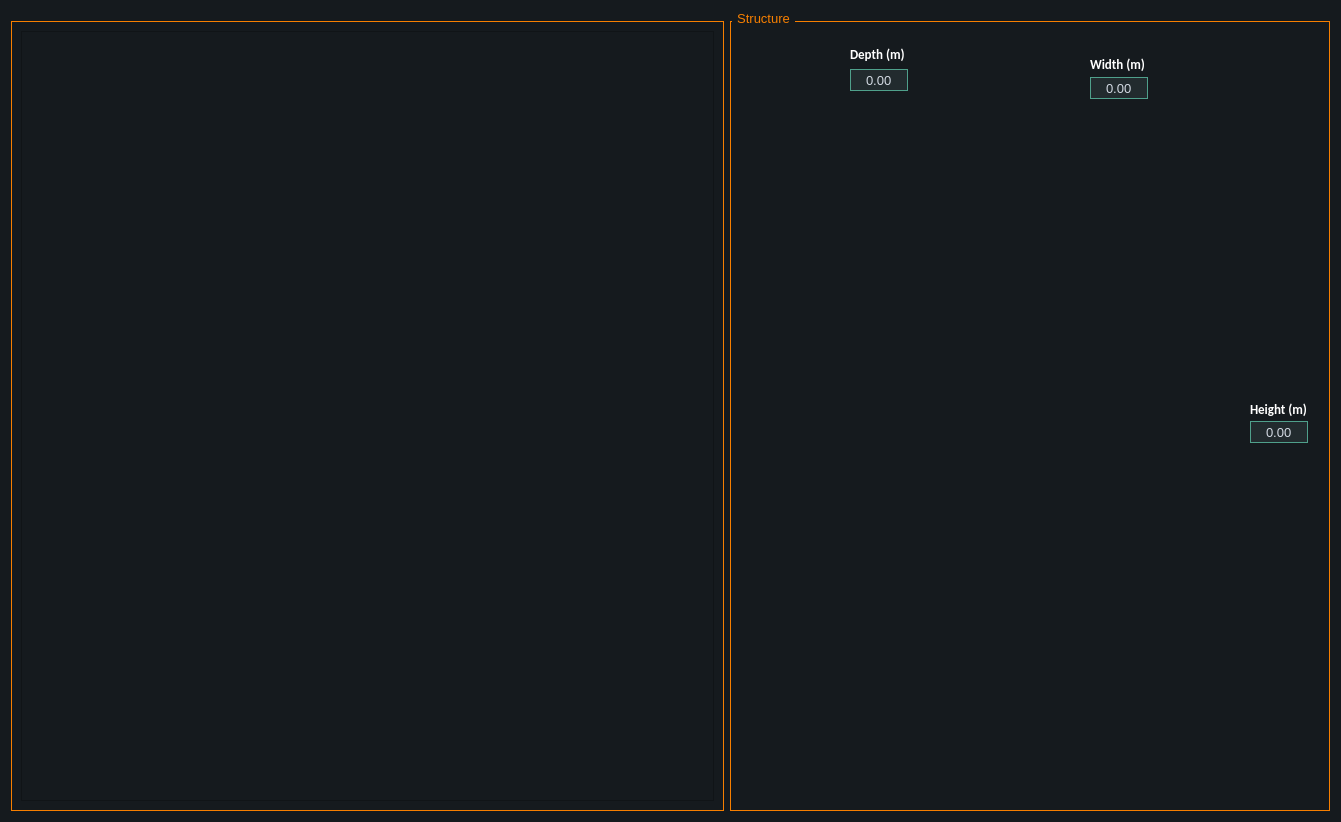
<?xml version="1.0" encoding="UTF-8"?>
<ui version="4.0">
 <class>Form</class>
 <widget class="QWidget" name="Form">
  <property name="geometry">
   <rect>
    <x>0</x>
    <y>0</y>
    <width>1341</width>
    <height>819</height>
   </rect>
  </property>
  <property name="windowTitle">
   <string>MainWindow</string>
  </property>
  <property name="styleSheet">
   <string notr="true">QMainWindow , QWidget {
	font-size: 10pt;
	font-family: &quot;Segoe UI&quot;;
	background-color:#151a1e;
}

QCalendar {
	font-size: 10pt;
	font-family: &quot;Segoe UI&quot;;
	background-color: #151a1e;
}

QTextEdit {
	font-size: 10pt;
	font-family: &quot;Segoe UI&quot;;
	border-width: 1px;
	border-style: solid;
	border-color: #4fa08b;
	background-color: #222b2e;
	color: #d3dae3;
}

QPlainTextEdit {
	font-size: 10pt;
	font-family: &quot;Segoe UI&quot;;
	border-width: 1px;
	border-style: solid;
	border-color: #4fa08b;
	background-color: #222b2e;
	color: #d3dae3;
}

QToolButton {
	font-size: 10pt;
	font-family: &quot;Segoe UI&quot;;
	border-style: solid;
	border-top-color: qlineargradient(spread:pad, x1:0.5, y1:1, x2:0.5, y2:0, stop:0 rgb(215, 215, 215), stop:1 rgb(222, 222, 222));
	border-right-color: qlineargradient(spread:pad, x1:0, y1:0.5, x2:1, y2:0.5, stop:0 rgb(217, 217, 217), stop:1 rgb(227, 227, 227));
	border-left-color: qlineargradient(spread:pad, x1:0, y1:0.5, x2:1, y2:0.5, stop:0 rgb(227, 227, 227), stop:1 rgb(217, 217, 217));
	border-bottom-color: qlineargradient(spread:pad, x1:0.5, y1:1, x2:0.5, y2:0, stop:0 rgb(215, 215, 215), stop:1 rgb(222, 222, 222));
	border-width: 1px;
	border-radius: 5px;
	color: #d3dae3;
	padding: 2px;
	background-color: rgb(255,255,255);
}

QToolButton:hover {
	font-size: 10pt;
	font-family: &quot;Segoe UI&quot;;
	border-style: solid;
	border-top-color: qlineargradient(spread:pad, x1:0.5, y1:1, x2:0.5, y2:0, stop:0 rgb(195, 195, 195), stop:1 rgb(222, 222, 222));
	border-right-color: qlineargradient(spread:pad, x1:0, y1:0.5, x2:1, y2:0.5, stop:0 rgb(197, 197, 197), stop:1 rgb(227, 227, 227));
	border-left-color: qlineargradient(spread:pad, x1:0, y1:0.5, x2:1, y2:0.5, stop:0 rgb(227, 227, 227), stop:1 rgb(197, 197, 197));
	border-bottom-color: qlineargradient(spread:pad, x1:0.5, y1:1, x2:0.5, y2:0, stop:0 rgb(195, 195, 195), stop:1 rgb(222, 222, 222));
	border-width: 1px;
	border-radius: 5px;
	color: rgb(0,0,0);
	padding: 2px;
	background-color: rgb(255,255,255);
}

QToolButton:pressed {
	font-size: 10pt;
	font-family: &quot;Segoe UI&quot;;
	border-style: solid;
	border-top-color: qlineargradient(spread:pad, x1:0.5, y1:1, x2:0.5, y2:0, stop:0 rgb(215, 215, 215), stop:1 rgb(222, 222, 222));
	border-right-color: qlineargradient(spread:pad, x1:0, y1:0.5, x2:1, y2:0.5, stop:0 rgb(217, 217, 217), stop:1 rgb(227, 227, 227));
	border-left-color: qlineargradient(spread:pad, x1:0, y1:0.5, x2:1, y2:0.5, stop:0 rgb(227, 227, 227), stop:1 rgb(217, 217, 217));
	border-bottom-color: qlineargradient(spread:pad, x1:0.5, y1:1, x2:0.5, y2:0, stop:0 rgb(215, 215, 215), stop:1 rgb(222, 222, 222));
	border-width: 1px;
	border-radius: 5px;
	color: rgb(0,0,0);
	padding: 2px;
	background-color: rgb(142,142,142);
}

QPushButton {
	font-size: 10pt;
	font-family: &quot;Segoe UI&quot;;
	border-style: solid;
	border-color: #050a0e;
	border-width: 1px;
	border-radius: 5px;
	color: #d3dae3;
	padding: 2px;
	background-color: #F77F00;
}

QPushButton::default {
	font-size: 10pt;
	font-family: &quot;Segoe UI&quot;;
	border-style: solid;
	border-color: #050a0e;
	border-width: 1px;
	border-radius: 5px;
	color: #FFFFFF;
	padding: 2px;
	background-color: #151a1e;;
}

QPushButton:hover {
	font-size: 10pt;
	font-family: &quot;Segoe UI&quot;;
	border-style: solid;
	border-color: #050a0e;
	border-width: 1px;
	border-radius: 5px;
	color: #d3dae3;
	padding: 2px;
	background-color: #1c1f1f;
}

QPushButton:pressed {
	font-size: 10pt;
	font-family: &quot;Segoe UI&quot;;
	border-style: solid;
	border-color: #050a0e;
	border-width: 1px;
	border-radius: 5px;
	color: #d3dae3;
	padding: 2px;
	background-color: #2c2f2f;
}

QPushButton:disabled {
	font-size: 10pt;
	font-family: &quot;Segoe UI&quot;;
	border-style: solid;
	border-top-color: qlineargradient(spread:pad, x1:0.5, y1:1, x2:0.5, y2:0, stop:0 rgb(215, 215, 215), stop:1 rgb(222, 222, 222));
	border-right-color: qlineargradient(spread:pad, x1:0, y1:0.5, x2:1, y2:0.5, stop:0 rgb(217, 217, 217), stop:1 rgb(227, 227, 227));
	border-left-color: qlineargradient(spread:pad, x1:0, y1:0.5, x2:1, y2:0.5, stop:0 rgb(227, 227, 227), stop:1 rgb(217, 217, 217));
	border-bottom-color: qlineargradient(spread:pad, x1:0.5, y1:1, x2:0.5, y2:0, stop:0 rgb(215, 215, 215), stop:1 rgb(222, 222, 222));
	border-width: 1px;
	border-radius: 5px;
	color: #808086;
	padding: 2px;
	background-color: rgb(142,142,142);
}

QLineEdit {
	font-size: 10pt;
	font-family: &quot;Segoe UI&quot;;
	border-width: 1px;
	border-style: solid;
	border-color: #4fa08b;
	background-color: #222b2e;
	color: #d3dae3;
}

QLineEdit:disabled {
	font-size: 10pt;
	font-family: &quot;Segoe UI&quot;;
	border-width: 1px;
	border-style: solid;
	border-color: #4fa08b;
    background-color: #151a1e;
    color: #151a1e;
}

QLCDNumber {
	font-size: 10pt;
	font-family: &quot;Segoe UI&quot;;
	color: #4d9b87;
}

QProgressBar {
	font-size: 10pt;
	font-family: &quot;Segoe UI&quot;;
	text-align: center;
	color: #d3dae3;
	border-radius: 10px;
	border-color: transparent;
	border-style: solid;
	background-color: #52595d;
}

QProgressBar::chunk {
	font-size: 10pt;
	font-family: &quot;Segoe UI&quot;;
	background-color: #214037	;
	border-radius: 10px;
}

QMenuBar {
	font-size: 10pt;
	font-family: &quot;Segoe UI&quot;;
	background-color: #151a1e;
}

QMenuBar::item {
	font-size: 10pt;
	font-family: &quot;Segoe UI&quot;;
	color: #d3dae3;
  	spacing: 3px;
  	padding: 1px 4px;
	background-color: #151a1e;
}

QMenuBar::item:selected {
	font-size: 10pt;
	font-family: &quot;Segoe UI&quot;;
	background-color: #252a2e;
	color: #FFFFFF;
}

QMenu {
	font-size: 10pt;
	font-family: &quot;Segoe UI&quot;;
	background-color: #151a1e;
}

QMenu::item:selected {
	font-size: 10pt;
	font-family: &quot;Segoe UI&quot;;
	background-color: #252a2e;
	color: #FFFFFF;
}

QMenu::item {
	font-size: 10pt;
	font-family: &quot;Segoe UI&quot;;
	color: #d3dae3;
	background-color: #151a1e;
}

QTabBar::tab:first {
	font-size: 10pt;
	font-family: &quot;Segoe UI&quot;;
	border-style: solid;
	border-left-width:1px;
	border-right-width:0px;
	border-top-width:1px;
	border-bottom-width:0px;
	border-top-color: #050a0e;
	border-left-color: #050a0e;
	border-bottom-color: #050a0e;
	border-top-left-radius: 4px;
	color: #d3dae3;
	padding: 3px;
	margin-left:0px;
	background-color: #151a1e;
}

QTabBar::tab:last {
	font-size: 10pt;
	font-family: &quot;Segoe UI&quot;;
	border-style: solid;
	border-top-width:1px;
	border-left-width:1px;
	border-right-width:1px;
	border-bottom-width:0px;
	border-color: #050a0e;
	border-top-right-radius: 4px;
	color: #d3dae3;
	padding: 3px;
	margin-left:0px;
	background-color: #151a1e;
}

QTabBar::tab {
	font-size: 10pt;
	font-family: &quot;Segoe UI&quot;;
	border-style: solid;
	border-top-width:1px;
	border-bottom-width:0px;
	border-left-width:1px;
	border-top-color: #050a0e;
	border-left-color: #050a0e;
	border-bottom-color: #050a0e;
	color: #d3dae3;
	padding: 3px;
	margin-left:0px;
	background-color: #151a1e;
}


QTabBar::tab:selected, QTabBar::tab:last:selected, QTabBar::tab:hover {
	font-size: 10pt;
	font-family: &quot;Segoe UI&quot;;
	border-style: solid;
  	border-left-width:1px;
	border-bottom-width:0px;
	border-right-color: transparent;
	border-top-color: #050a0e;
	border-left-color: #050a0e;
	border-bottom-color: #050a0e;
	color: #FFFFFF;
	padding: 3px;
	margin-left:0px;
    background-color: #F77F00;
}

QTabBar::tab:selected, QTabBar::tab:first:selected, QTabBar::tab:hover {
	font-size: 10pt;
	font-family: &quot;Segoe UI&quot;;
	border-style: solid;
  	border-left-width:1px;
  	border-bottom-width:0px;
  	border-top-width:1px;
	border-right-color: transparent;
	border-top-color: #050a0e;
	border-left-color: #050a0e;
	border-bottom-color: #050a0e;
	color: #FFFFFF;
	padding: 3px;
	margin-left:0px;
    background-color: #F77F00;
}

QCheckBox {
	font-size: 10pt;
	font-family: &quot;Segoe UI&quot;;
	color: #d3dae3;
	padding: 2px;
}

QCheckBox:disabled {
	font-size: 10pt;
	font-family: &quot;Segoe UI&quot;;
	color: #808086;
	padding: 2px;
}

QCheckBox:hover {
	font-size: 10pt;
	font-family: &quot;Segoe UI&quot;;
	border-radius:4px;
	border-style:solid;
	padding-left: 1px;
	padding-right: 1px;
	padding-bottom: 1px;
	padding-top: 1px;
	border-width:1px;
	border-color: transparent;
}

QCheckBox::indicator:checked {
	font-size: 10pt;
	font-family: &quot;Segoe UI&quot;;
	height: 10px;
	width: 10px;
	border-style:solid;
	border-width: 1px;
	border-color: #4fa08b;
	color: #000000;
	background-color: qradialgradient(cx:0.4, cy:0.4, radius: 1.5,fx:0, fy:0, stop:0 #1e282c, stop:0.3 #1e282c, stop:0.4 #4fa08b, stop:0.5 #1e282c, stop:1 #1e282c);
}

QCheckBox::indicator:unchecked {
	font-size: 10pt;
	font-family: &quot;Segoe UI&quot;;
	height: 10px;
	width: 10px;
	border-style:solid;
	border-width: 1px;
	border-color: #4fa08b;
	color: #000000;
}

QRadioButton {
	font-size: 10pt;
	font-family: &quot;Segoe UI&quot;;
	color: #d3dae3;
	padding: 1px;
}

QRadioButton::indicator:checked {
	font-size: 10pt;
	font-family: &quot;Segoe UI&quot;;
	height: 10px;
	width: 10px;
	border-style:solid;
	border-radius:5px;
	border-width: 1px;
	border-color: #4fa08b;
	color: #a9b7c6;
	background-color: qradialgradient(cx:0.5, cy:0.5, radius:0.4,fx:0.5, fy:0.5, stop:0 #4fa08b, stop:1 #1e282c);
}

QRadioButton::indicator:!checked {
	font-size: 10pt;
	font-family: &quot;Segoe UI&quot;;
	height: 10px;
	width: 10px;
	border-style:solid;
	border-radius:5px;
	border-width: 1px;
	border-color: #4fa08b;
	color: #a9b7c6;
	background-color: transparent;
}

QStatusBar {
	font-size: 10pt;
	font-family: &quot;Segoe UI&quot;;
	color:#027f7f;
}

QSpinBox {
	font-size: 10pt;
	font-family: &quot;Segoe UI&quot;;
	color: #d3dae3;
	background-color: #222b2e;
	border-width: 1px;
	border-style: solid;
	border-color: #4fa08b;
}

QSpinBox:disabled {
	font-size: 10pt;
	font-family: &quot;Segoe UI&quot;;
	background-color: #151a1e;
    color: #151a1e;
}

QDoubleSpinBox {
	font-size: 10pt;
	font-family: &quot;Segoe UI&quot;;
	color: #d3dae3;
	background-color: #222b2e;
	border-width: 1px;
	border-style: solid;
	border-color: #4fa08b;
}

QTimeEdit {
	font-size: 10pt;
	font-family: &quot;Segoe UI&quot;;
	color: #d3dae3;
	background-color: #222b2e;
	border-width: 1px;
	border-style: solid;
	border-color: #4fa08b;
}

QDateTimeEdit {
	font-size: 10pt;
	font-family: &quot;Segoe UI&quot;;
	color: #d3dae3;
	background-color: #222b2e;
	border-width: 1px;
	border-style: solid;
	border-color: #4fa08b;
}

QDateEdit {
	font-size: 10pt;
	font-family: &quot;Segoe UI&quot;;
	color: #d3dae3;
	background-color: #222b2e;
	border-width: 1px;
	border-style: solid;
	border-color: #4fa08b;
}

QFontComboBox {
	font-size: 10pt;
	font-family: &quot;Segoe UI&quot;;
	color: #d3dae3;
	background-color: #222b2e;
	border-width: 1px;
	border-style: solid;
	border-color: #4fa08b;
}

QComboBox {
	font-size: 10pt;
	font-family: &quot;Segoe UI&quot;;
	color: #d3dae3;
	background-color: #222b2e;
	border-width: 1px;
	border-style: solid;
	border-color: #4fa08b;
}

QComboBox QAbstractItemView {
	font-size: 10pt;
	font-family: &quot;Segoe UI&quot;;
	background-color: #222b2e;
	color: #d3dae3;
	selection-background-color: #007acc;
}

QDial {
	font-size: 10pt;
	font-family: &quot;Segoe UI&quot;;
	background: #16a085;
}

QToolBox {
	font-size: 10pt;
	font-family: &quot;Segoe UI&quot;;
	color: #a9b7c6;
	background-color: #222b2e;
}

QToolBox::tab {
	font-size: 10pt;
	font-family: &quot;Segoe UI&quot;;
	color: #a9b7c6;
	background-color:#222b2e;
}

QToolBox::tab:selected {
	font-size: 10pt;
	font-family: &quot;Segoe UI&quot;;
	color: #FFFFFF;
	background-color:#222b2e;
}

QSlider::groove:horizontal {
	font-size: 10pt;
	font-family: &quot;Segoe UI&quot;;
	height: 5px;
	background-color: #52595d;
}

QSlider::groove:vertical {
	font-size: 10pt;
	font-family: &quot;Segoe UI&quot;;
	width: 5px;
	background-color: #52595d;
}

QSlider::handle:horizontal {
	font-size: 10pt;
	font-family: &quot;Segoe UI&quot;;
	background: #1a2224;
	border-style: solid;
	border-width: 1px;
	border-color: rgb(207,207,207);
	width: 12px;
	margin: -5px 0;
	border-radius: 7px;
}

QSlider::handle:vertical {
	font-size: 10pt;
	font-family: &quot;Segoe UI&quot;;
	background: #1a2224;
	border-style: solid;
	border-width: 1px;
	border-color: rgb(207,207,207);
	height: 12px;
	margin: 0 -5px;
	border-radius: 7px;
}

QSlider::add-page:horizontal {
	font-size: 10pt;
	font-family: &quot;Segoe UI&quot;;
	background: #52595d;
}

QSlider::add-page:vertical {
	font-size: 10pt;
	font-family: &quot;Segoe UI&quot;;
	background: #52595d;
}

QSlider::sub-page:horizontal {
	font-size: 10pt;
	font-family: &quot;Segoe UI&quot;;
	background-color: #15433a;
}

QSlider::sub-page:vertical {
	font-size: 10pt;
	font-family: &quot;Segoe UI&quot;;
	background-color: #15433a;
}

QScrollBar:horizontal {
	font-size: 10pt;
	font-family: &quot;Segoe UI&quot;;
	max-height: 10px;
	border: 1px transparent grey;
	margin: 0px 20px 0px 20px;
	background: transparent;
}

QScrollBar:vertical {
	font-size: 10pt;
	font-family: &quot;Segoe UI&quot;;
	max-width: 10px;
	border: 1px transparent grey;
	margin: 20px 0px 20px 0px;
	background: transparent;
}

QScrollBar::handle:horizontal {
	font-size: 10pt;
	font-family: &quot;Segoe UI&quot;;
	background: #52595d;
	border-style: transparent;
	border-radius: 4px;
	min-width: 25px;
}

QScrollBar::handle:horizontal:hover {
	font-size: 10pt;
	font-family: &quot;Segoe UI&quot;;
	background: #58a492;
	border-style: transparent;
	border-radius: 4px;
	min-width: 25px;
}

QScrollBar::handle:vertical {
	font-size: 10pt;
	font-family: &quot;Segoe UI&quot;;
	background: #52595d;
	border-style: transparent;
	border-radius: 4px;
	min-height: 25px;
}

QScrollBar::handle:vertical:hover {
	font-size: 10pt;
	font-family: &quot;Segoe UI&quot;;
	background: #58a492;
	border-style: transparent;
	border-radius: 4px;
	min-height: 25px;
}

QScrollBar::add-line:horizontal {
	font-size: 10pt;
	font-family: &quot;Segoe UI&quot;;
	border: 2px transparent grey;
   border-top-right-radius: 4px;
   border-bottom-right-radius: 4px;
   background: #15433a;
   width: 20px;
   subcontrol-position: right;
   subcontrol-origin: margin;
}

QScrollBar::add-line:horizontal:pressed {
	font-size: 10pt;
	font-family: &quot;Segoe UI&quot;;
	border: 2px transparent grey;
   border-top-right-radius: 4px;
   border-bottom-right-radius: 4px;
   background: rgb(181,181,181);
   width: 20px;
   subcontrol-position: right;
   subcontrol-origin: margin;
}

QScrollBar::add-line:vertical {
	font-size: 10pt;
	font-family: &quot;Segoe UI&quot;;
	border: 2px transparent grey;
   border-bottom-left-radius: 4px;
   border-bottom-right-radius: 4px;
   background: #15433a;
   height: 20px;
   subcontrol-position: bottom;
   subcontrol-origin: margin;
}

QScrollBar::add-line:vertical:pressed {
	font-size: 10pt;
	font-family: &quot;Segoe UI&quot;;
	border: 2px transparent grey;
   border-bottom-left-radius: 4px;
   border-bottom-right-radius: 4px;
   background: rgb(181,181,181);
   height: 20px;
   subcontrol-position: bottom;
   subcontrol-origin: margin;
}

QScrollBar::sub-line:horizontal {
	font-size: 10pt;
	font-family: &quot;Segoe UI&quot;;
	border: 2px transparent grey;
   border-top-left-radius: 4px;
   border-bottom-left-radius: 4px;
   background: #15433a;
   width: 20px;
   subcontrol-position: left;
   subcontrol-origin: margin;
}

QScrollBar::sub-line:horizontal:pressed {
	font-size: 10pt;
	font-family: &quot;Segoe UI&quot;;
	border: 2px transparent grey;
   border-top-left-radius: 4px;
   border-bottom-left-radius: 4px;
   background: rgb(181,181,181);
   width: 20px;
   subcontrol-position: left;
   subcontrol-origin: margin;
}

QScrollBar::sub-line:vertical {
	font-size: 10pt;
	font-family: &quot;Segoe UI&quot;;
	border: 2px transparent grey;
   border-top-left-radius: 4px;
   border-top-right-radius: 4px;
   background: #15433a;
   height: 20px;
   subcontrol-position: top;
   subcontrol-origin: margin;
}

QScrollBar::sub-line:vertical:pressed {
	font-size: 10pt;
	font-family: &quot;Segoe UI&quot;;
	border: 2px transparent grey;
   border-top-left-radius: 4px;
   border-top-right-radius: 4px;
   background: rgb(181,181,181);
   height: 20px;
   subcontrol-position: top;
   subcontrol-origin: margin;
}

QScrollBar::add-page:horizontal, QScrollBar::sub-page:horizontal {
	font-size: 10pt;
	font-family: &quot;Segoe UI&quot;;
	background: none;
}

QScrollBar::add-page:vertical, QScrollBar::sub-page:vertical {
	font-size: 10pt;
	font-family: &quot;Segoe UI&quot;;
	background: none;
}

QComboBox {
	font-size: 10pt;
	font-family: &quot;Segoe UI&quot;;
	color: #ffffff;
    font-weight: bold;
}

QRadioButton, QComboBox {
	font-size: 10pt;
	color: #ffffff;
    font-family: Calibri;
    font-weight: bold;
}

QComboBox:disabled {
	font-family: Calibri;
    font-weight: bold;
	font-size: 13px;
    background-color: #151a1e;
    color: #151a1e;
}

QFrame {
	font-size: 10pt;
	font-family: &quot;Segoe UI&quot;;
	background-color: #151a1e;
}

QTabWidget {
	font-size: 10pt;
	font-family: &quot;Segoe UI&quot;;
	color:#ffffff;
	background-color: #151a1e;
}

QTabWidget::pane {
	font-size: 10pt;
	font-family: &quot;Segoe UI&quot;;
	color: #ffffff;

	border-color: #050a0e;
	background-color: #151a1e;
	border-style: solid;
	border-width: 1px;
}


QHeaderView::section {
    background-color: #F77F00;
    color: white;
    padding: 4px;
    border: 1px solid black;
}

QTableView::item {
	font-size: 10pt;
	font-family: &quot;Segoe UI&quot;;
	padding: 5px;
    background: white;
}

QTableView::item:alternate {
	font-size: 10pt;
	font-family: &quot;Segoe UI&quot;;
	color: #000000;
    background: lightgray;
}

QTableView::item:selected {
    background-color: #3399FF; /* or any contrasting color */
    color: black; /* ensure text is visible */
}



QLabel {
	color: #ffffff;
	background-color: #151a1e;
    font-family: Calibri;
    font-weight: bold;
	font-size: 13px;
}

QGroupBox {
	font-size: 10pt;
	font-family: &quot;Segoe UI&quot;;
	border: 1px solid #F77F00;
    margin-top: 10px;
}

QGroupBox::title {
	color: #F77F00 ;
    subcontrol-origin: margin;
    left: 2px;
    padding: 0 3px;
    font-family: PoetsenOne;
    font-weight: bold;
	font-size: 14px;
}


QTreeWidget {
    background-color: white;
    border: 1px solid black;
}

QTreeWidget::item {
    border-bottom: 1px solid black;
}
QTreeWidget::item:selected {
    background-color: #3399FF; /* or any contrasting color */
    color: black; /* ensure text is visible */
}


QTableWidget {
	font-size: 10pt;
	font-family: &quot;Segoe UI&quot;;
	border-width: 1px;
	border-style: solid;
	border-color: #4fa08b;
	background-color: #222b2e;
	color: #d3dae3;
}

QTableWidget::item {
    border-bottom: 1px solid black;
}
QTableWidget::item:selected {
    background-color: #3399FF; /* or any contrasting color */
    color: black; /* ensure text is visible */
}

QListWidget{
	font-size: 10pt;
	font-family: &quot;Segoe UI&quot;;
	border-width: 1px;
	border-style: solid;
	border-color: #4fa08b;
	background-color: #222b2e;
	color: #d3dae3;
}
QListWidget::item {
    padding: 5px;
    border: none;
}

QListWidget::item:selected {
    background-color: #F77F00;
    color: #ffffff; /* optional: adjust text color for contrast */
}


</string>
  </property>
  <layout class="QHBoxLayout" name="horizontalLayout">
   <item>
    <widget class="QGroupBox" name="groupBox">
     <property name="maximumSize">
      <size>
       <width>16777215</width>
       <height>16777215</height>
      </size>
     </property>
     <property name="title">
      <string/>
     </property>
     <layout class="QVBoxLayout" name="verticalLayout_3">
      <item>
       <widget class="QTableView" name="installation_panel_table">
        <property name="selectionMode">
         <enum>QAbstractItemView::SingleSelection</enum>
        </property>
        <property name="selectionBehavior">
         <enum>QAbstractItemView::SelectRows</enum>
        </property>
        <attribute name="horizontalHeaderCascadingSectionResizes">
         <bool>true</bool>
        </attribute>
        <attribute name="verticalHeaderCascadingSectionResizes">
         <bool>true</bool>
        </attribute>
       </widget>
      </item>
     </layout>
    </widget>
   </item>
   <item alignment="Qt::AlignHCenter|Qt::AlignVCenter">
    <widget class="QGroupBox" name="groupBox_2">
     <property name="minimumSize">
      <size>
       <width>600</width>
       <height>800</height>
      </size>
     </property>
     <property name="maximumSize">
      <size>
       <width>600</width>
       <height>16777215</height>
      </size>
     </property>
     <property name="title">
      <string>Structure</string>
     </property>
     <widget class="QLabel" name="label">
      <property name="geometry">
       <rect>
        <x>19</x>
        <y>40</y>
        <width>561</width>
        <height>750</height>
       </rect>
      </property>
      <property name="minimumSize">
       <size>
        <width>0</width>
        <height>0</height>
       </size>
      </property>
      <property name="maximumSize">
       <size>
        <width>600</width>
        <height>750</height>
       </size>
      </property>
      <property name="text">
       <string/>
      </property>
      <property name="pixmap">
       <pixmap>../../assets/Bag-Filter.png</pixmap>
      </property>
      <property name="scaledContents">
       <bool>true</bool>
      </property>
     </widget>
     <widget class="QDoubleSpinBox" name="height_field">
      <property name="geometry">
       <rect>
        <x>520</x>
        <y>410</y>
        <width>58</width>
        <height>22</height>
       </rect>
      </property>
      <property name="alignment">
       <set>Qt::AlignCenter</set>
      </property>
      <property name="buttonSymbols">
       <enum>QAbstractSpinBox::NoButtons</enum>
      </property>
      <property name="maximum">
       <double>999.000000000000000</double>
      </property>
     </widget>
     <widget class="QLabel" name="label_2">
      <property name="geometry">
       <rect>
        <x>520</x>
        <y>390</y>
        <width>61</width>
        <height>16</height>
       </rect>
      </property>
      <property name="text">
       <string>Height (m)</string>
      </property>
     </widget>
     <widget class="QDoubleSpinBox" name="width_field">
      <property name="geometry">
       <rect>
        <x>360</x>
        <y>66</y>
        <width>58</width>
        <height>22</height>
       </rect>
      </property>
      <property name="alignment">
       <set>Qt::AlignCenter</set>
      </property>
      <property name="buttonSymbols">
       <enum>QAbstractSpinBox::NoButtons</enum>
      </property>
      <property name="maximum">
       <double>999.000000000000000</double>
      </property>
     </widget>
     <widget class="QLabel" name="label_3">
      <property name="geometry">
       <rect>
        <x>360</x>
        <y>45</y>
        <width>61</width>
        <height>16</height>
       </rect>
      </property>
      <property name="text">
       <string>Width (m)</string>
      </property>
     </widget>
     <widget class="QDoubleSpinBox" name="depth_field">
      <property name="geometry">
       <rect>
        <x>120</x>
        <y>58</y>
        <width>58</width>
        <height>22</height>
       </rect>
      </property>
      <property name="alignment">
       <set>Qt::AlignCenter</set>
      </property>
      <property name="buttonSymbols">
       <enum>QAbstractSpinBox::NoButtons</enum>
      </property>
      <property name="maximum">
       <double>999.000000000000000</double>
      </property>
     </widget>
     <widget class="QLabel" name="label_4">
      <property name="geometry">
       <rect>
        <x>120</x>
        <y>35</y>
        <width>61</width>
        <height>16</height>
       </rect>
      </property>
      <property name="text">
       <string>Depth (m)</string>
      </property>
     </widget>
    </widget>
   </item>
  </layout>
 </widget>
 <resources/>
 <connections/>
</ui>
